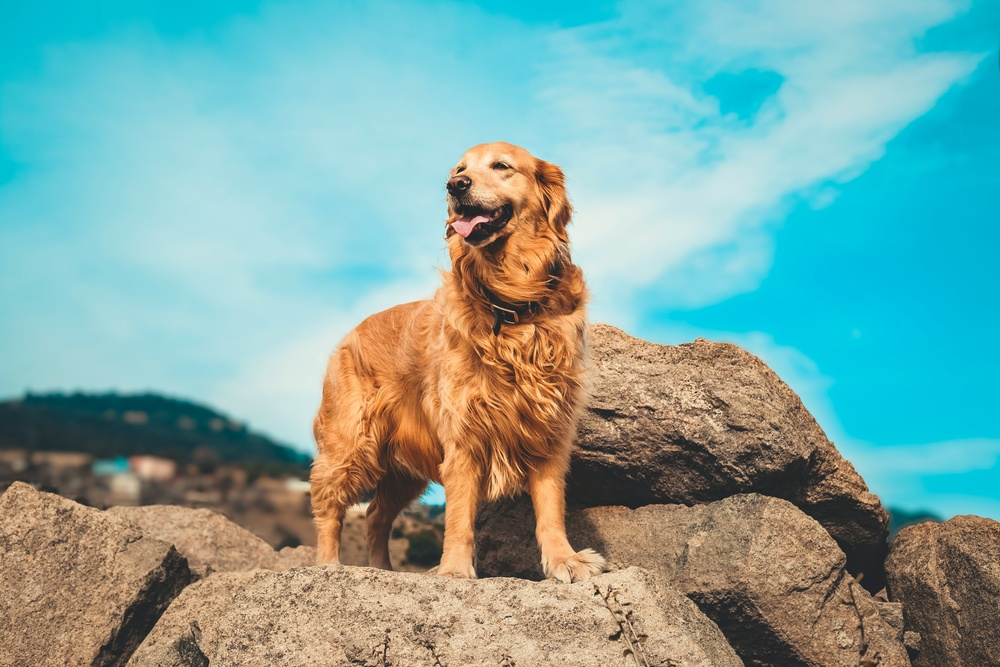
#> input picture Golden_Two-unsplash.jpg, 1000 x 667 px, shrunk from 5472 x 3648 before the run
$ python basic_filter.py
#> lines starting #> are read from the running program, lines starting #| are printed output that depends on the picture
from PIL import Image, ImageOps, ImageEnhance, ImageFilter
import os

def apply_filters(image_path):
    """
    Apply Solarize, Posterize, Color Enhancement, and a Spaghetti-Like filter to an image
    and save the results.
    """
#> called with image_path = 'Golden_Two-unsplash.jpg'
    try:
        # Check if the input file exists
        if not os.path.exists(image_path):
            print(f"Error: File '{image_path}' not found. Make sure the image exists in the correct directory.")
            return

        # Load the image
        img = Image.open(image_path)
#> img is the input picture: PIL image 1000x667 RGB; mean R, G, B 126.1, 167.4, 162.3
        print(f"Image loaded: {image_path}, Size: {img.size}, Mode: {img.mode}")
#| Image loaded: Golden_Two-unsplash.jpg, Size: (1000, 667), Mode: RGB

        # Ensure the image is in RGB format
        img = img.convert("RGB")
        print("Image converted to RGB format.")

        # Apply Solarize Effect
        try:
            solarized_img = ImageOps.solarize(img)
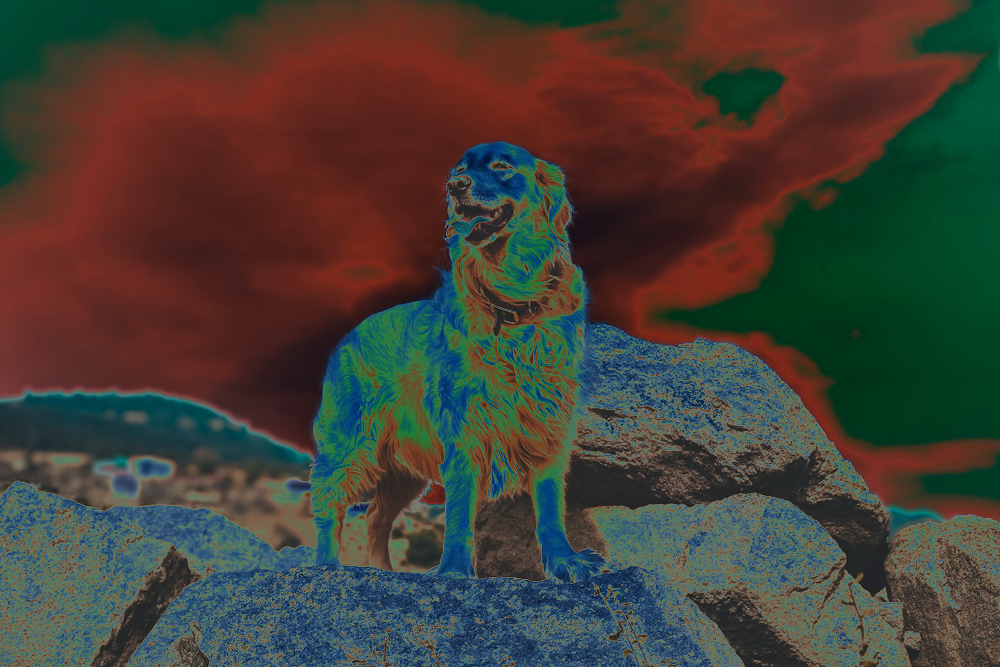
#> solarized_img: PIL image 1000x667 RGB; mean R, G, B 68, 63.7, 54.7
            solarized_img.save("solarized_result.png")
            print("Solarize effect applied and saved as 'solarized_result.png'.")
        except Exception as e:
            print(f"Error applying Solarize filter: {e}")

        # Apply Posterize Effect
        try:
            posterized_img = ImageOps.posterize(img, bits=3)  # Reduce to 3 bits per channel
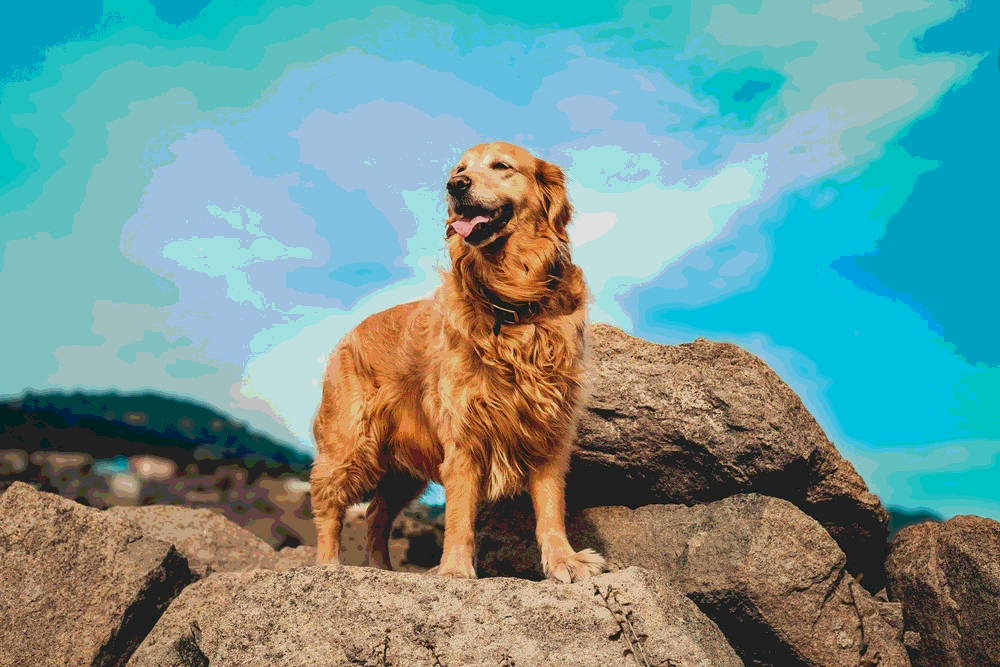
#> posterized_img: PIL image 1000x667 RGB; mean R, G, B 112.6, 151.5, 147.8
            posterized_img.save("posterized_result.png")
            print("Posterize effect applied and saved as 'posterized_result.png'.")
        except Exception as e:
            print(f"Error applying Posterize filter: {e}")

        # Apply Color Enhancement
        try:
            enhancer = ImageEnhance.Color(img)
            enhanced_img = enhancer.enhance(2.0)  # Double the color saturation
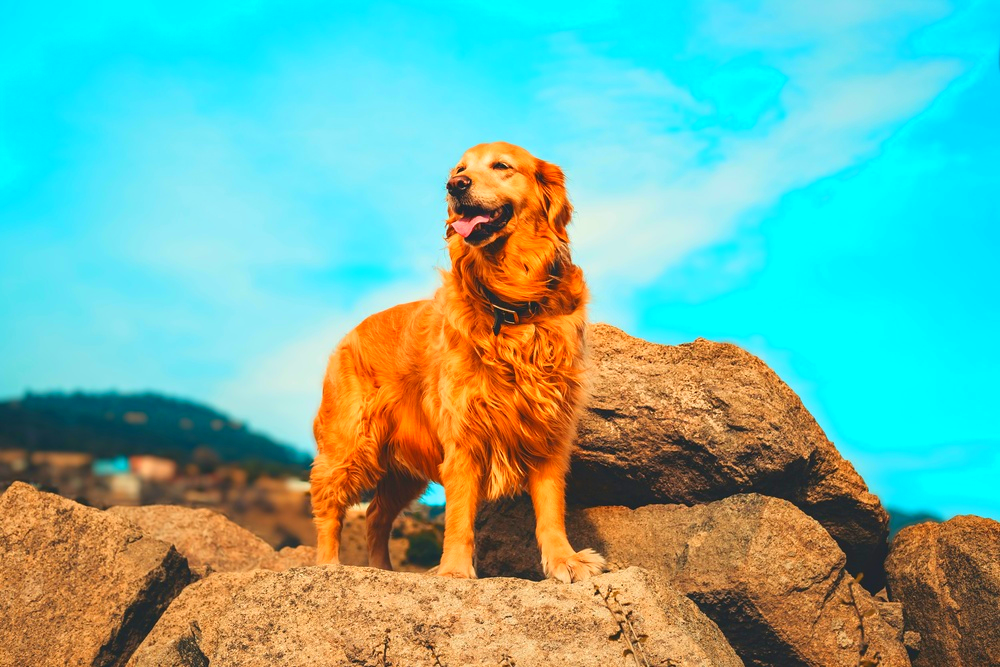
#> enhanced_img: PIL image 1000x667 RGB; mean R, G, B 115.3, 180.2, 162.7
            enhanced_img.save("color_enhanced_result.png")
            print("Color enhancement applied and saved as 'color_enhanced_result.png'.")
        except Exception as e:
            print(f"Error applying Color Enhancement filter: {e}")

        # Apply Spaghetti-Like Filter (Contour + Exaggerated Colors)
        try:
            print("Applying Spaghetti-like filter...")
            spaghetti_img = img.filter(ImageFilter.CONTOUR)  # Add contour effect
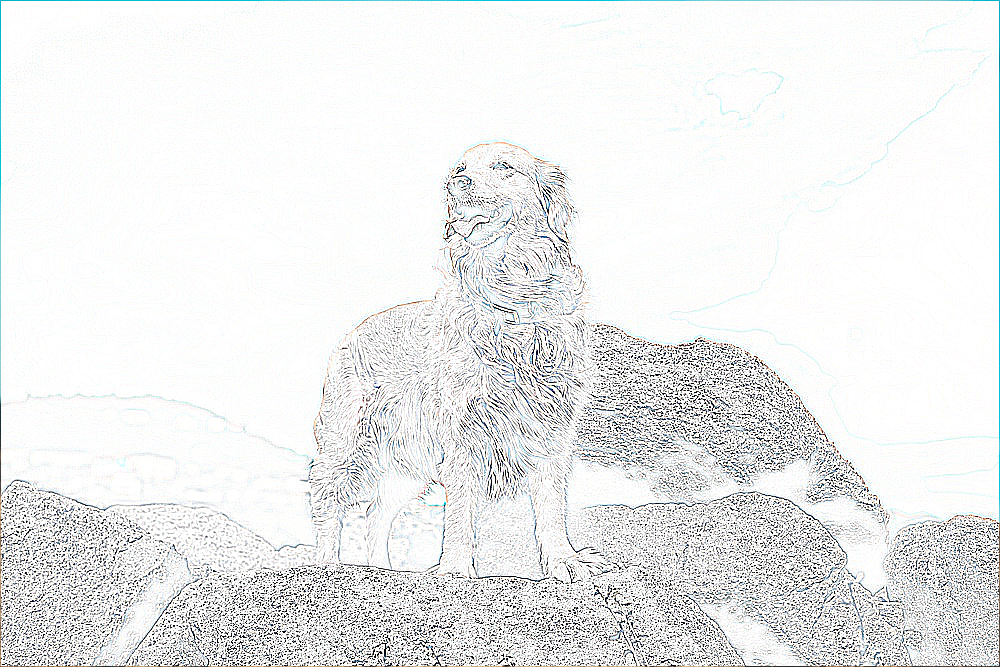
#> spaghetti_img: PIL image 1000x667 RGB; mean R, G, B 235.7, 236.6, 236.6
            enhancer = ImageEnhance.Color(spaghetti_img)
            spaghetti_img = enhancer.enhance(3.0)  # Triple the color saturation
            spaghetti_img.save("spaghetti_result.png")
            print("Spaghetti-like filter applied and saved as 'spaghetti_result.png'.")
        except Exception as e:
            print(f"Error applying Spaghetti-like filter: {e}")

    except Exception as e:
        print(f"Error processing image: {e}")

if __name__ == "__main__":
    # Path to the input image
    image_path = "Golden_Two-unsplash.jpg"  # Replace with the correct image path
    apply_filters(image_path)

$ run again, with Golden_one-unsplash.jpg copied over Golden_Two-unsplash.jpg
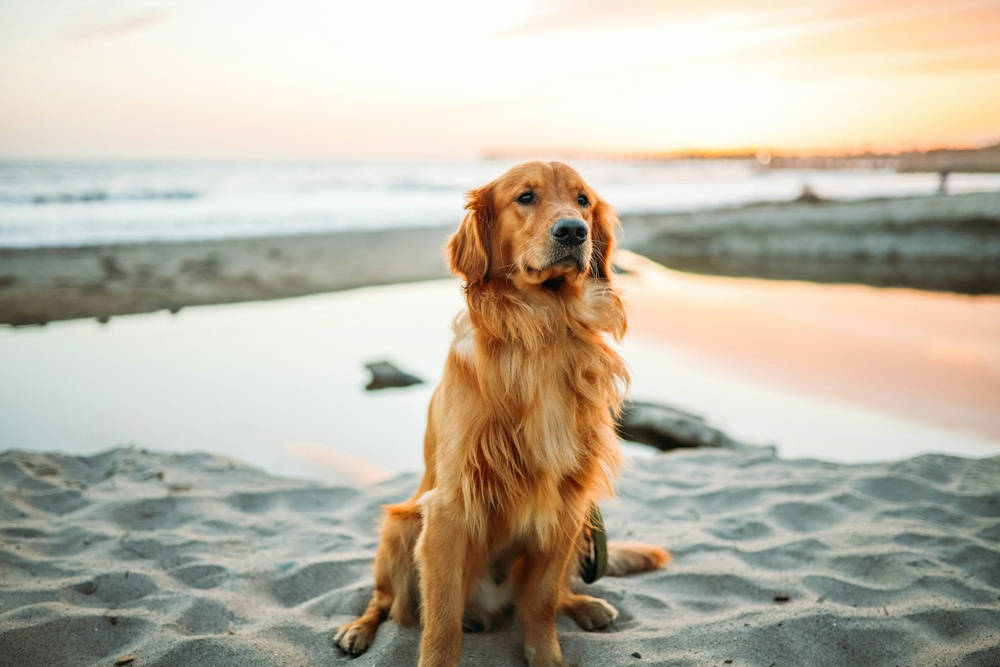
#> input picture Golden_one-unsplash.jpg, 1000 x 667 px, shrunk from 5988 x 3992 before the run
#> in apply_filters, img is the input picture: PIL image 1000x667 RGB; mean R, G, B 189.5, 182.2, 167.1
#| Image loaded: Golden_Two-unsplash.jpg, Size: (1000, 667), Mode: RGB
#> in apply_filters, `posterized_img = ImageOps.posterize(img, bits=3)`:
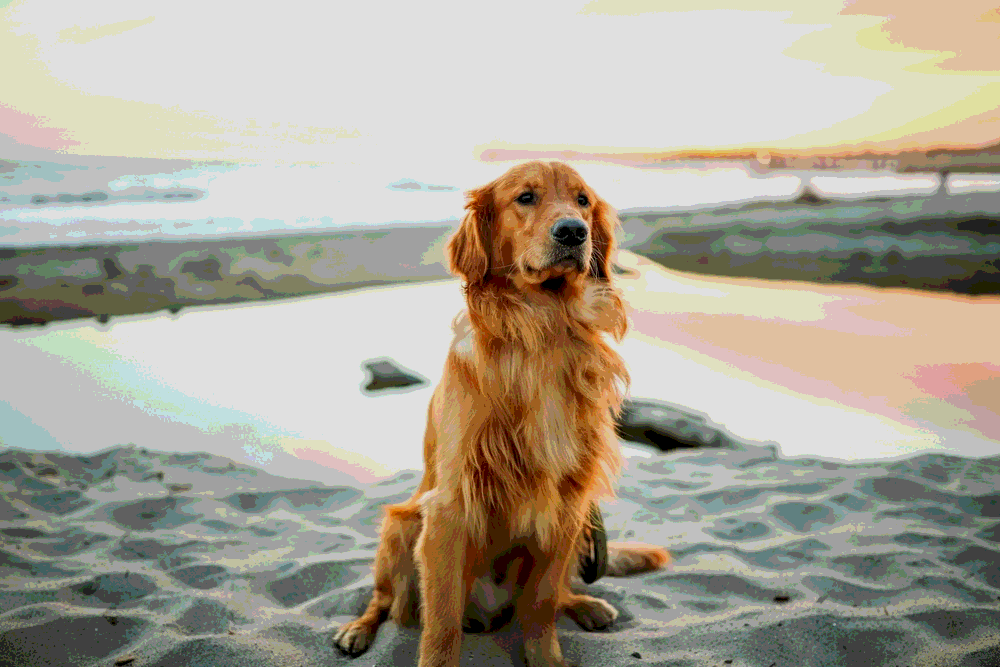
#> posterized_img: PIL image 1000x667 RGB; mean R, G, B 171.2, 165.5, 151.3
#> in apply_filters, `spaghetti_img = img.filter(ImageFilter.CONTOUR)`:
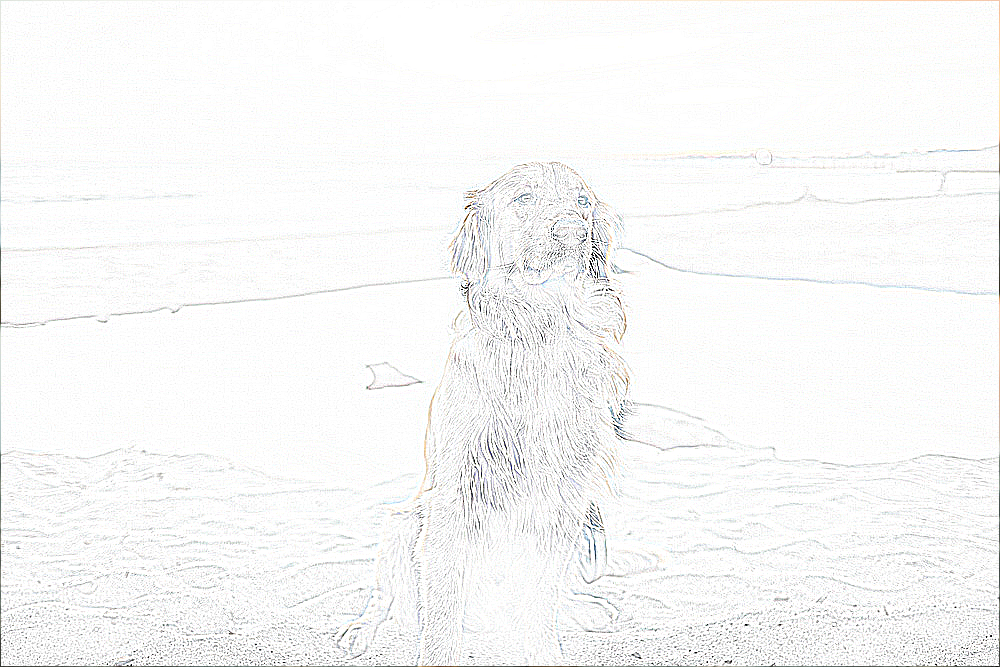
#> spaghetti_img: PIL image 1000x667 RGB; mean R, G, B 247.7, 247.9, 247.6
